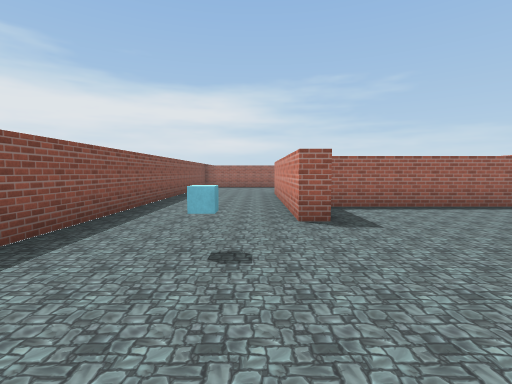
view 1 (above)

16 first-person views from a walk through a scene from a Unity 3-D project. The camera is 1.5 m above the floor, tilts 4° down and sees 85° across. The floor is counted in squares, 2 m on a side. Each view is taken from the middle of a square. On the plan, view 1 faces up. The plan holds only what a view shows up to about 10 squares ahead; the rest is blank. The place goes on beyond the plan. The player is left out. Some surface patterns are stand-ins.

view 2
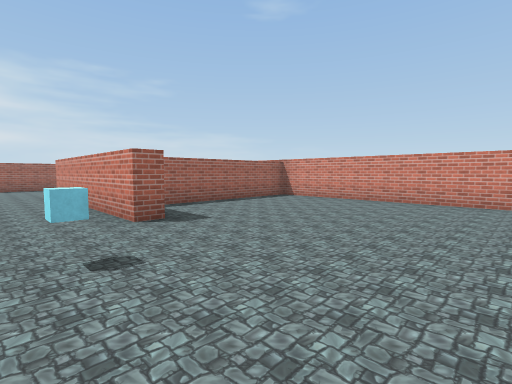

view 3
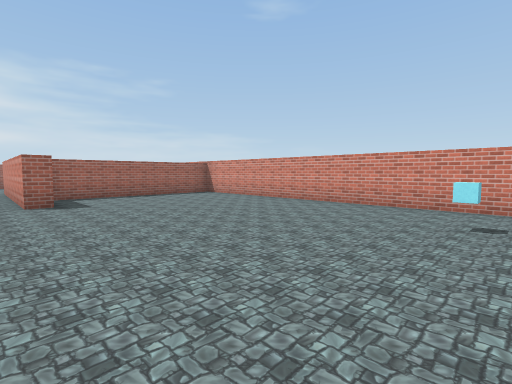

view 4
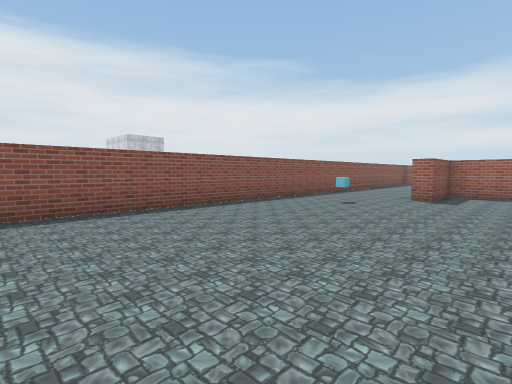

view 5
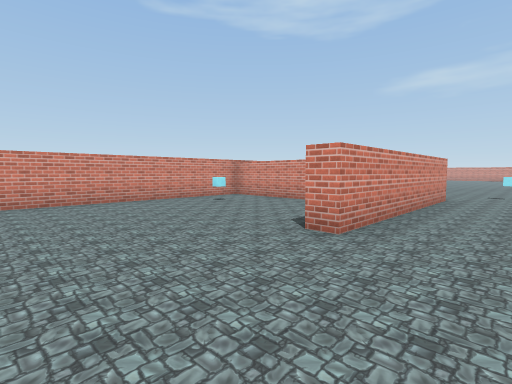

view 6
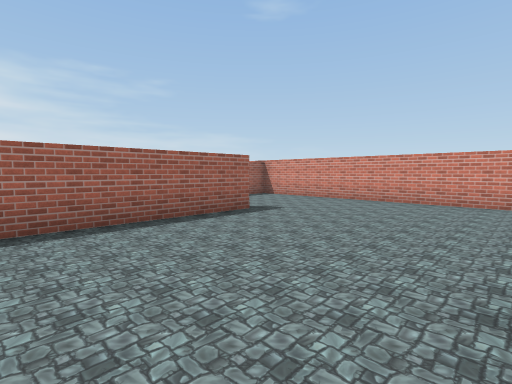

view 7
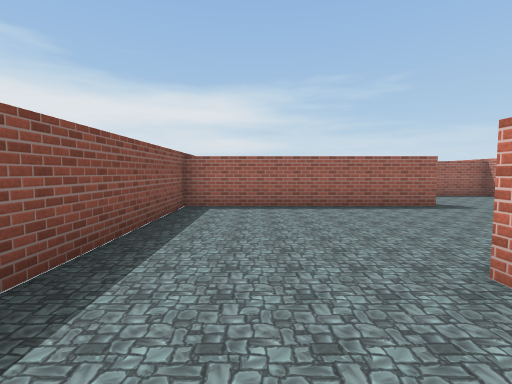

view 8
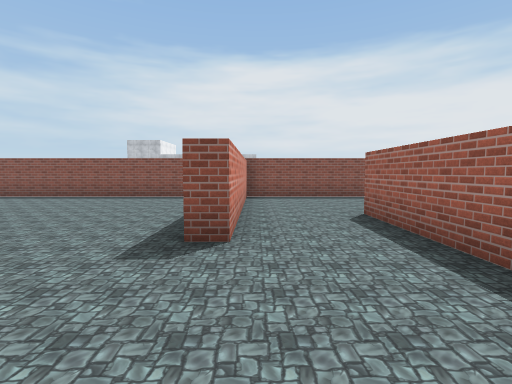

view 9
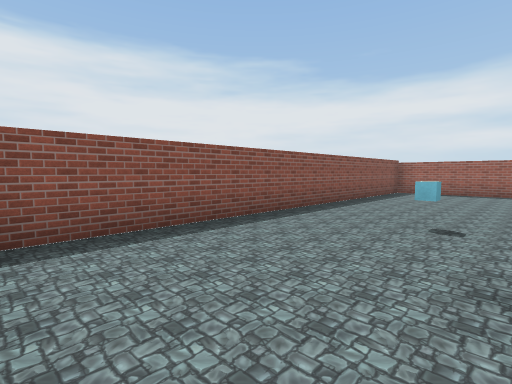

view 10
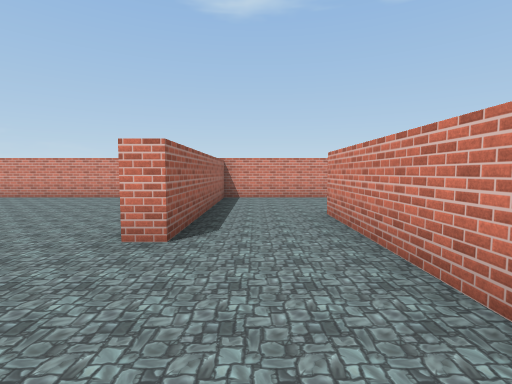

view 11
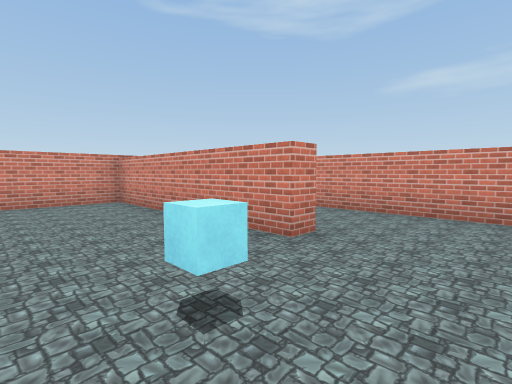

view 12
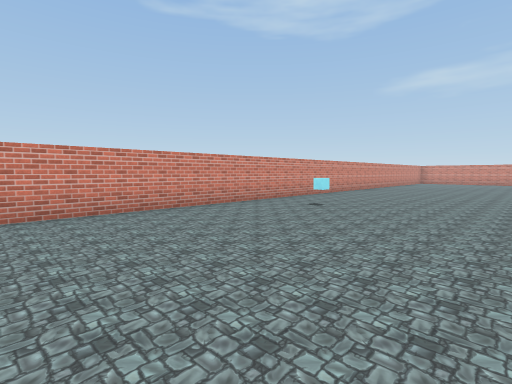

view 13
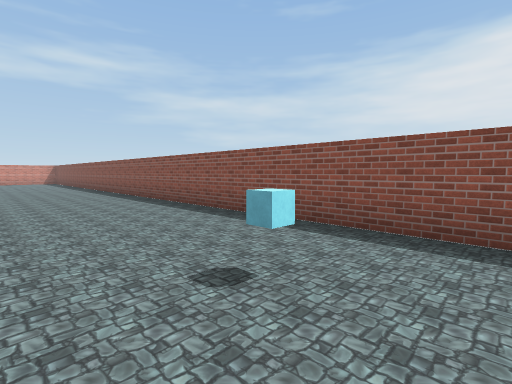

view 14
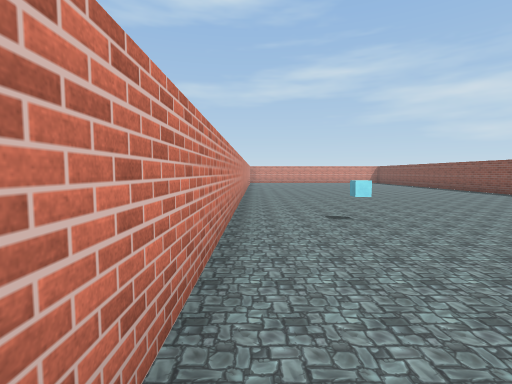

view 15
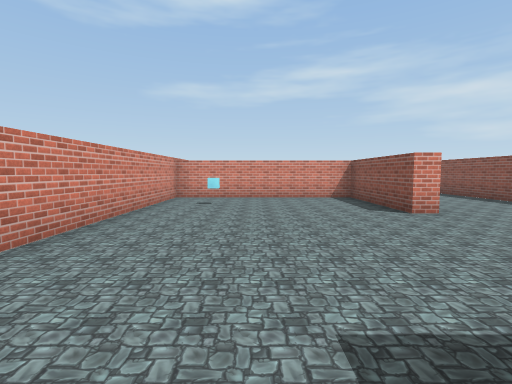

view 16
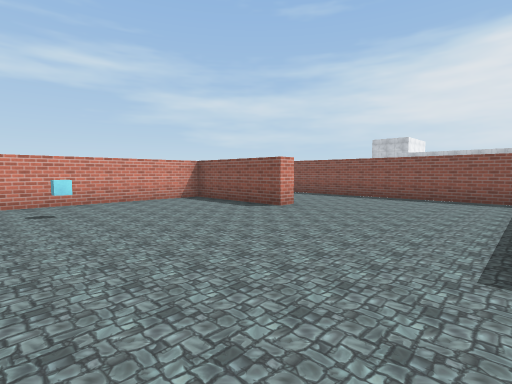

### Floor plan
Points are (right, up) in squares from view 1. A wall is a line through its corners. A room is listed if a view was taken in it or the views show most of it. See-through windows are left out.
Room 1 (views 1, 2, 3, 4, 5, 6, 7, 8, 9, 12, 13, 14, 15, 16)
walls: (-0.4, 14.7) (3, 14.7) (3, 14.2) (-2.6, 14.2) (-2.6, -5.5); (6.4, -5.5) (6.4, 6.1) (1.1, 6.1) (1.1, 4.2) (0.7, 4.2) (0.7, 9.9) (1.1, 9.9) (1.1, 6.6) (6.4, 6.6) (6.4, 17) (1, 17)
ways out: opening at (0.5, 15.5) to room 2
objects: cube (0, 3); cube (4, -2); cube (5, 8)
Room 2 (views 10, 11)
walls: (1, 17) (1, 17.4) (6.4, 17.4) (6.4, 20.5); (-2.6, 20.5) (-2.6, 14.6); (-2.1, 14.7) (-0.4, 14.7)
ways out: opening at (0.5, 15.5) to room 1
objects: cube (0, 19)

Positions as (right, up) in squares from view 1, and headings:
1: (0, 0), facing up
2: (-1, 0), facing up-right
3: (0, -3), facing up-right
4: (3, -4), facing up-left
5: (-1, 13), facing down-right
6: (-1, 10), facing up-right
7: (-1, 8), facing up
8: (6, 15), facing left
9: (1, 15), facing up-left
10: (-2, 16), facing right
11: (-1, 20), facing down-right
12: (1, 3), facing down-right
13: (1, 4), facing down-left
14: (6, 2), facing down
15: (4, 15), facing down
16: (6, 14), facing down-left
